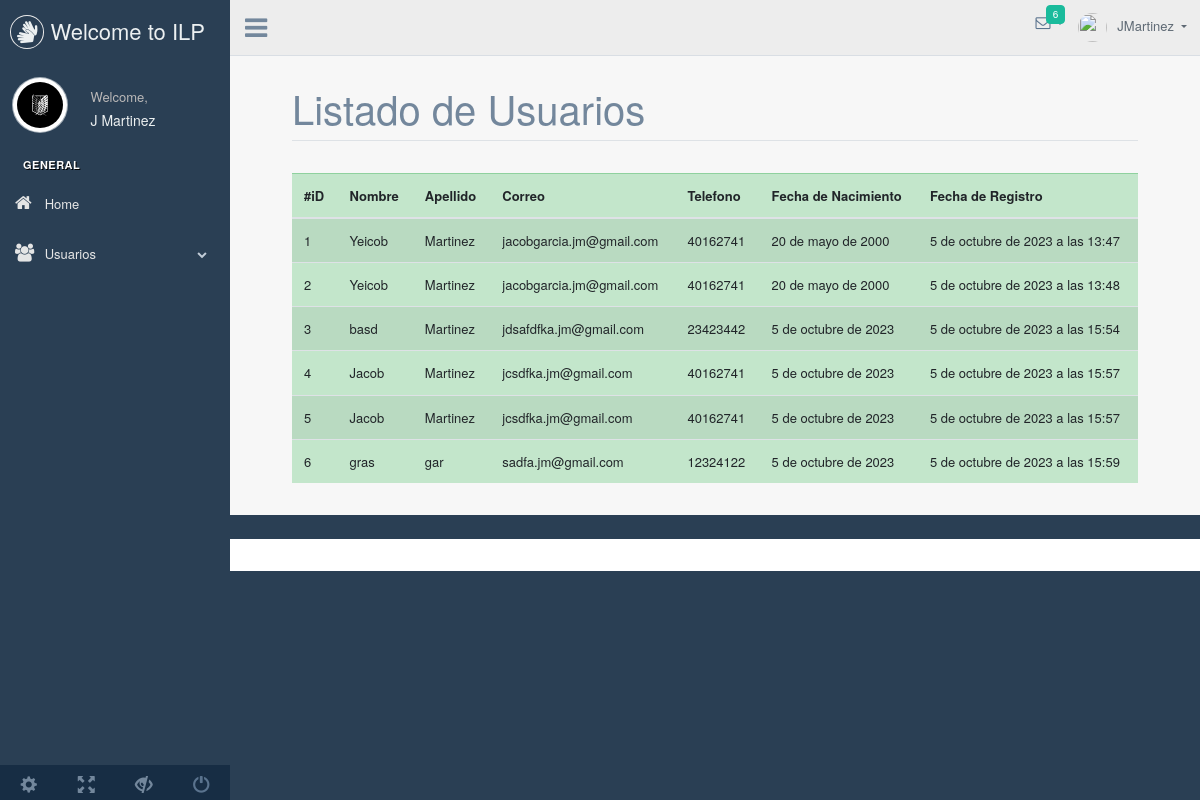
Screenshot of /listUser/ with the database file from the repository.
### Aplicaciones/Academico/models.py (models this page shows)
class Usuarios(models.Model):
    id = models.IntegerField(primary_key = True)
    nombre = models.CharField(max_length= 50)
    apellido = models.CharField(max_length=50)
    correo = models.CharField(max_length=25)
    telefono = models.IntegerField(null=True)
    f_nacimiento = models.DateField(null=True)
    f_registro = models.DateTimeField(auto_now_add=True, null=True)
    class Meta:
        db_table = 'usuarios'

### Aplicaciones/Academico/views.py (the view)
# urls.py: path('listUser/', views.listUser),
def listUser(request):
    users = Usuarios.objects.all()
    data = {"usuarios" : users}
    return render(request, 'CRUD/Read.html', data)

### Aplicaciones/Academico/templates/CRUD/Read.html (shortened to what this page needs)
{% extends 'index_master.html' %}
{% block content %}
<div class="right_col" role="main">
    <div class="row p-2 m-4">
        <div class="col-sm-12 col-md-6 col-lg-12 col-xl-12">
            <div class="container">
                <h1 class="mb-4 pb-2 border-bottom">Listado de Usuarios</h1>
            </div>
            <div class="table-responsive py-2">
                <table class="table table-success table-striped">
                    <thead>
                        <tr>
                            <th>
                                #iD
                            </th>
                            <th>
                                Nombre
                            </th>
                            <th>
                                Apellido
                            </th>
                            <th>
                                Correo
                            </th>
                            <th>
                                Telefono
                            </th>
                            <th>
                                Fecha de Nacimiento
                            </th>
                            <th>
                                Fecha de Registro
                            </th>
                        </tr>
                    </thead>
                    <tbody>
                        {%for u in usuarios%}
                        <tr>
                            <td>
                                {{u.id}}
                            </td>
                            <td>
                                {{u.nombre}}
                            </td>
                            <td>
                                {{u.apellido}}
                            </td>
                            <td>
                                {{u.correo}}
                            </td>
                            <td>
                                {{u.telefono}}
                            </td>
                            <td>
                                {{u.f_nacimiento}}
                            </td>
                            <td>
                                {{u.f_registro}}
                            </td>
                        </tr>
                        {%endfor%}
                    </tbody>
                </table>
            </div>
        </div>
    </div>
</div>
{% endblock %}

### Aplicaciones/Academico/templates/index_master.html (shortened to what this page needs)
{% load static %}
<!DOCTYPE html>
<html lang="en">
<head>
  <link href="{% static '/FrWork/admin_lte/vendors/bootstrap/dist/css/bootstrap.min.css' %}" rel="stylesheet">
  <link rel="stylesheet" href="https://maxcdn.bootstrapcdn.com/bootstrap/4.0.0-beta.2/css/bootstrap.min.css">
  <link href="{% static '/FrWork/admin_lte/vendors/font-awesome/css/font-awesome.min.css' %}" rel="stylesheet">
  <link rel="stylesheet" href="https://maxcdn.bootstrapcdn.com/font-awesome/4.7.0/css/font-awesome.min.css">
  <link href="{% static '/FrWork/admin_lte/vendors/nprogress/nprogress.css' %}" rel="stylesheet">
  <link href="{% static '/FrWork/admin_lte/vendors/iCheck/skins/flat/green.css' %}" rel="stylesheet">
  <link href="{% static '/FrWork/admin_lte/vendors/bootstrap-progressbar/css/bootstrap-progressbar-3.3.4.min.css' %}"
    rel="stylesheet">
  <link href="{% static '/FrWork/admin_lte/vendors/jqvmap/dist/jqvmap.min.css' %}" rel="stylesheet" />
  <link href="{% static '/FrWork/admin_lte/vendors/bootstrap-daterangepicker/daterangepicker.css' %}" rel="stylesheet">
  <link href="{% static '/FrWork/admin_lte/build/css/custom.min.css' %}" rel="stylesheet">
</head>
<body class="nav-md">
  <div class="container body">
    <div class="main_container">
      <div class="col-md-3 left_col">
        <div class="left_col scroll-view">
          <div class="navbar nav_title" style="border: 0;">
            <a href="index.html" class="site_title"><i class="fa fa-sign-language"></i> <span>Welcome to
                ILP</span></a>
          </div>
          <div class="profile clearfix">
            <div class="profile_pic">
              <img src="static/img/snk.jpg" alt="." class="img-circle profile_img">
            </div>
            <div class="profile_info">
              <span>Welcome,</span>
              <h2>J Martinez</h2>
            </div>
          </div>
          <br />
          <div id="sidebar-menu" class="main_menu_side hidden-print main_menu">
            <div class="menu_section">
              <h3>General</h3>
              <ul class="nav side-menu">
                <li><a href="/"><i class="fa fa-home"></i> Home</a></li>
                <li><a><i class="fa fa-users"></i> Usuarios <span class="fa fa-chevron-down"></span></a>
                </li>
              </ul>
            </div>
          </div>
          <div class="sidebar-footer hidden-small">
            <a data-toggle="tooltip" data-placement="top" title="Settings">
              <span class="glyphicon glyphicon-cog" aria-hidden="true"></span>
            </a>
            <a data-toggle="tooltip" data-placement="top" title="FullScreen">
              <span class="glyphicon glyphicon-fullscreen" aria-hidden="true"></span>
            </a>
            <a data-toggle="tooltip" data-placement="top" title="Lock">
              <span class="glyphicon glyphicon-eye-close" aria-hidden="true"></span>
            </a>
            <a data-toggle="tooltip" data-placement="top" title="Logout" href="login.html">
              <span class="glyphicon glyphicon-off" aria-hidden="true"></span>
            </a>
          </div>
        </div>
      </div>
      <div class="top_nav">
        <div class="nav_menu">
          <div class="nav toggle">
            <a id="menu_toggle"><i class="fa fa-bars"></i></a>
          </div>
          <nav class="nav navbar-nav">
            <ul class=" navbar-right">
              <li class="nav-item dropdown open" style="padding-left: 15px;">
                <a href="javascript:;" class="user-profile dropdown-toggle" aria-haspopup="true" id="navbarDropdown"
                  data-toggle="dropdown" aria-expanded="false">
                  <img src="images/img.jpg" alt="">JMartinez
                </a>
              </li>
              <li role="presentation" class="nav-item dropdown open">
                <a href="javascript:;" class="dropdown-toggle info-number" id="navbarDropdown1" data-toggle="dropdown"
                  aria-expanded="false">
                  <i class="fa fa-envelope-o"></i>
                  <span class="badge bg-green">6</span>
                </a>
              </li>
            </ul>
          </nav>
        </div>
      </div>
      {% block content %}
      {% endblock %}
      <footer class="py-3 mb-4 bg-light-subtle">
      </footer>
    </div>
  </div>
</body>
</html>

### rows the page displays
Usuarios: id "1", nombre "Yeicob", apellido "Martinez", correo "jacobgarcia.jm@gmail.com", telefono "40162741", f_nacimiento "20 de mayo de 2000", f_registro "5 de octubre de 2023 a las 13:47"
Usuarios: id "2", nombre "Yeicob", apellido "Martinez", correo "jacobgarcia.jm@gmail.com", telefono "40162741", f_nacimiento "20 de mayo de 2000", f_registro "5 de octubre de 2023 a las 13:48"
Usuarios: id "3", nombre "basd", apellido "Martinez", correo "jdsafdfka.jm@gmail.com", telefono "23423442", f_nacimiento "5 de octubre de 2023", f_registro "5 de octubre de 2023 a las 15:54"
Usuarios: id "4", nombre "Jacob", apellido "Martinez", correo "jcsdfka.jm@gmail.com", telefono "40162741", f_nacimiento "5 de octubre de 2023", f_registro "5 de octubre de 2023 a las 15:57"
Usuarios: id "5", nombre "Jacob", apellido "Martinez", correo "jcsdfka.jm@gmail.com", telefono "40162741", f_nacimiento "5 de octubre de 2023", f_registro "5 de octubre de 2023 a las 15:57"
Usuarios: id "6", nombre "gras", apellido "gar", correo "sadfa.jm@gmail.com", telefono "12324122", f_nacimiento "5 de octubre de 2023", f_registro "5 de octubre de 2023 a las 15:59"
